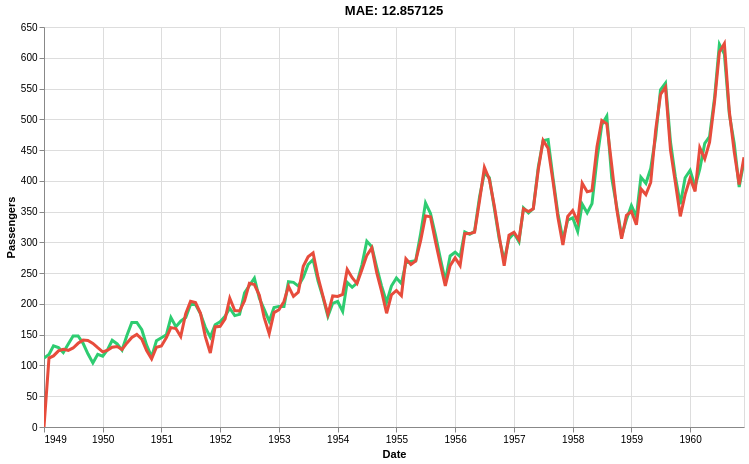

The notebook cell this image was saved under:
### Markdown cell above
As could be expected the months of July and August have the highest weights because these are the months where people typically go on holiday abroad. The month of December has a low weight because this is a month of festivities in most of the Western world where people usually stay at home.

Our model seems to understand which months are important, but it fails to see that the importance of each month grows multiplicatively as the years go on. In other words our model is too shy. We can fix this by increasing the learning rate of the `LinearRegression`'s optimizer.

### Code cell
from river import optim

model = compose.Pipeline(
    ('features', compose.TransformerUnion(
        ('ordinal_date', compose.FuncTransformer(get_ordinal_date)),
        ('month', compose.FuncTransformer(get_month)),
    )),
    ('scale', preprocessing.StandardScaler()),
    ('lin_reg', linear_model.LinearRegression(
        intercept_lr=0,
        optimizer=optim.SGD(0.03)
    ))
)

model = preprocessing.TargetStandardScaler(regressor=model)

evaluate_model(model)

### Figure 1 — Vega-Lite specification as saved in the notebook (floating-point values rounded to 4 significant figures; data arrays with more than 128 entries replaced by an {"elided": "..."} marker saying what was removed)
{"config": {"view": {"continuousWidth": 300, "continuousHeight": 300}}, "layer": [{"mark": {"type": "line", "color": "#2ecc71", "strokeWidth": 3}, "encoding": {"x": {"field": "Date", "title": "Date", "type": "temporal"}, "y": {"field": "Ground truth", "title": "Passengers", "type": "quantitative"}}, "name": "view_c91b5dca34c536c4_0"}, {"mark": {"type": "line", "color": "#e74c3c", "strokeWidth": 3}, "encoding": {"x": {"field": "Date", "title": "Date", "type": "temporal"}, "y": {"field": "Prediction", "type": "quantitative"}}}], "data": {"name": "data-2bd05ebec89d25bbeac5cd5afe6462b8"}, "height": 400, "params": [{"name": "param_1e9efca18e7a2868", "select": {"type": "interval", "encodings": ["x", "y"]}, "bind": "scales", "views": ["view_c91b5dca34c536c4_0"]}], "title": "MAE: 12.857125", "width": 700, "$schema": "https://vega.github.io/schema/vega-lite/v6.1.0.json", "datasets": {"data-2bd05ebec89d25bbeac5cd5afe6462b8": {"elided": "144 records"}}}
